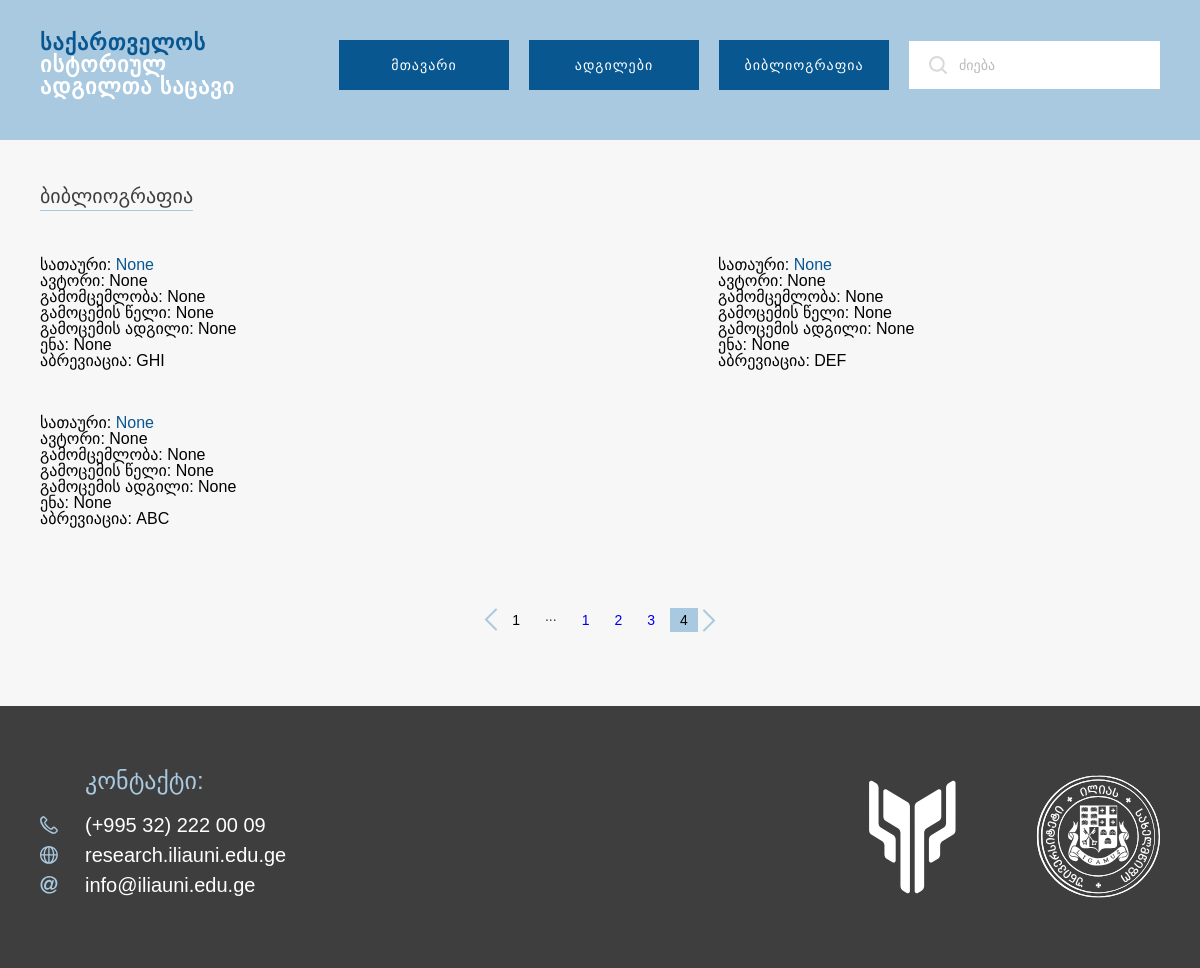
The page /bibliography?page=4 on the database its author committed.
### src/models/bibliography.py (models this page shows, shortened)
class Bibliography(BaseModel, db.Model):
    __tablename__ = 'bibliographies'
    id = db.Column(db.Integer, primary_key=True)
    abbreviation = db.Column(db.String)
    author = db.Column(db.String)
    title = db.Column(db.String)
    publisher = db.Column(db.String)
    year = db.Column(db.Integer)
    location = db.Column(db.String)
    language = db.Column(db.String)
    comment = db.Column(db.String)

### src/views/pages/routes.py (the view)
@pages_bp.route('/bibliography')
def bibliography():
    page = request.args.get('page', 1, type=int)
    per_page = 10
    bibliographies = Bibliography.query.order_by(Bibliography.id.desc()).paginate(page=page, per_page=per_page, error_out=False)
    return render_template('bibliography.html', bibliographies=bibliographies)

### src/templates/pages/bibliography.html (shortened to what this page needs)
{% extends "layout/base.html" %}
{% block navbar %}
  {% include 'layout/navbar.html' %}
{% endblock %}
{% from "pages/macros.html" import render_bibliography_card %}
{% block content %}
  <main class="bibliography-content">
    <div class="bibliography-box">
      <h3>ბიბლიოგრაფია</h3>
      <div class="cards">
        {% for item in bibliographies.items %}
          {{ render_bibliography_card(item) }}
        {% endfor %}
      </div>
<div class="page-container">
  <div class="pages">
    <a id="leftArrow" href="{{ url_for('pages.bibliography', page=bibliographies.prev_num) }}" {% if not bibliographies.has_prev %}class="disabled"{% endif %}>
      <img src="{{ url_for('static', filename='assets/slider-arrow.svg') }}" alt="left arrow">
    </a>
    <div class="numbers">
      {% if bibliographies.page > 3 %}
        <span>1</span>
        <span class="spot">...</span>
      {% endif %}
      {% for num in bibliographies.iter_pages(left_edge=1, left_current=2, right_current=2, right_edge=1) %}
        {% if num %}
          {% if num == bibliographies.page %}
            <span class="current">{{ num }}</span>
          {% else %}
            <span><a href="{{ url_for('pages.bibliography', page=num) }}">{{ num }}</a></span>
          {% endif %}
        {% else %}
          <span class="spot">...</span>
        {% endif %}
      {% endfor %}
    </div>
    <a id="rightArrow" href="{{ url_for('pages.bibliography', page=bibliographies.next_num) }}" {% if not bibliographies.has_next %}class="disabled"{% endif %}>
      <img src="{{ url_for('static', filename='assets/slider-arrow.svg') }}" alt="right arrow">
    </a>
  </div>
</div>
    </div>
  </main>
{% endblock %}
{% block footer %}
  {% include 'layout/footer.html' %}
{% endblock %}

### src/templates/pages/macros.html
{% macro render_bibliography_card(item) %}
<div class="card">
    <p>
      სათაური:
      <a href="#">{{ item.title }}</a>
    </p>
    <p>ავტორი: {{ item.author }}</p>
    <p>გამომცემლობა: {{ item.publisher }}</p>
    <p>გამოცემის წელი: {{ item.year }}</p>
    <p>გამოცემის ადგილი: {{ item.location }}</p>
    <p>ენა: {{ item.language }}</p>
    <p>აბრევიაცია: {{ item.abbreviation }}</p>
</div>
{% endmacro %}

### src/static/css/global.css (style rules this page uses)
*, *::before, *::after { margin: 0; padding: 0; box-sizing: border-box; }
html, body, div, span, applet, object, iframe, h1, h2, h3, h4, h5, h6, p, blockquote, pre, a, abbr, acronym, address, big, cite, code, del, dfn, em, img, ins, kbd, q, s, samp, small, strike, strong, sub, sup, tt, var, b, u, i, center, dl, dt, dd, ol, ul, li, fieldset, form, label, legend, table, caption, tbody, tfoot, thead, tr, th, td, article, aside, canvas, details, embed, figure, figcaption, footer, header, hgroup, menu, nav, output, ruby, section, summary, time, mark, audio, video { margin: 0; padding: 0; border: 0; font-size: 100%; font: inherit; vertical-align: baseline; text-decoration: none; }
body { line-height: 1; font-family: "Work Sans", sans-serif; background-color: #f7f7f7; }
.bibliography-content { max-width: 1120px; width: 100%; margin: 0 auto; }
.bibliography-content .bibliography-box { margin: 46px 0 70px; }
.bibliography-content .bibliography-box h3 { width: -moz-fit-content; width: fit-content; margin-bottom: 26px; padding-bottom: 4px; border-bottom: solid 1px #a9c9e0; font-size: 20px; font-weight: 500; color: #3e3e3e; }
.bibliography-content .bibliography-box .cards { margin-bottom: 51px; display: grid; grid-template-columns: repeat(2, 442px); justify-content: space-between; }
.bibliography-content .bibliography-box .cards .card { width: 100%; margin-bottom: 6px; padding: 20px 20px 20px 0; display: flex; flex-direction: column; }
.bibliography-content .bibliography-box .cards .card p { font-size: 16px; font-weight: normal; color: #000; }
.bibliography-content .bibliography-box .cards .card p a { all: unset; color: #085791; }
.bibliography-content .bibliography-box .page-container { width: 100%; display: flex; flex-direction: column; align-items: center; }
.bibliography-content .bibliography-box .page-container .pages { display: flex; flex-direction: row; align-items: center; }
.bibliography-content .bibliography-box .page-container .pages #leftArrow { width: 12px; height: 22px; transform: rotate(180deg); margin-right: 5px; cursor: pointer; }
.bibliography-content .bibliography-box .page-container .pages .numbers { display: flex; flex-direction: row; align-items: center; }
.bibliography-content .bibliography-box .page-container .pages .numbers span { margin-right: 5px; padding: 5px 10px; font-size: 14px; font-weight: 500; color: #000; cursor: pointer; }
.bibliography-content .bibliography-box .page-container .pages .numbers .spot { padding-bottom: 12.5px; color: #3e3e3e; }
.bibliography-content .bibliography-box .page-container .pages .numbers .current { background-color: #a9c9e0; }
.bibliography-content .bibliography-box .page-container .pages #rightArrow { width: 12px; height: 22px; cursor: pointer; }

### rows shown on the page
Bibliography: title "None", author "None", publisher "None", year "None", location "None", language "None", abbreviation "GHI"
Bibliography: title "None", author "None", publisher "None", year "None", location "None", language "None", abbreviation "DEF"
Bibliography: title "None", author "None", publisher "None", year "None", location "None", language "None", abbreviation "ABC"

### other values the page prints
{{ num }} "1" "2" "3"
{{ num }} "4"
